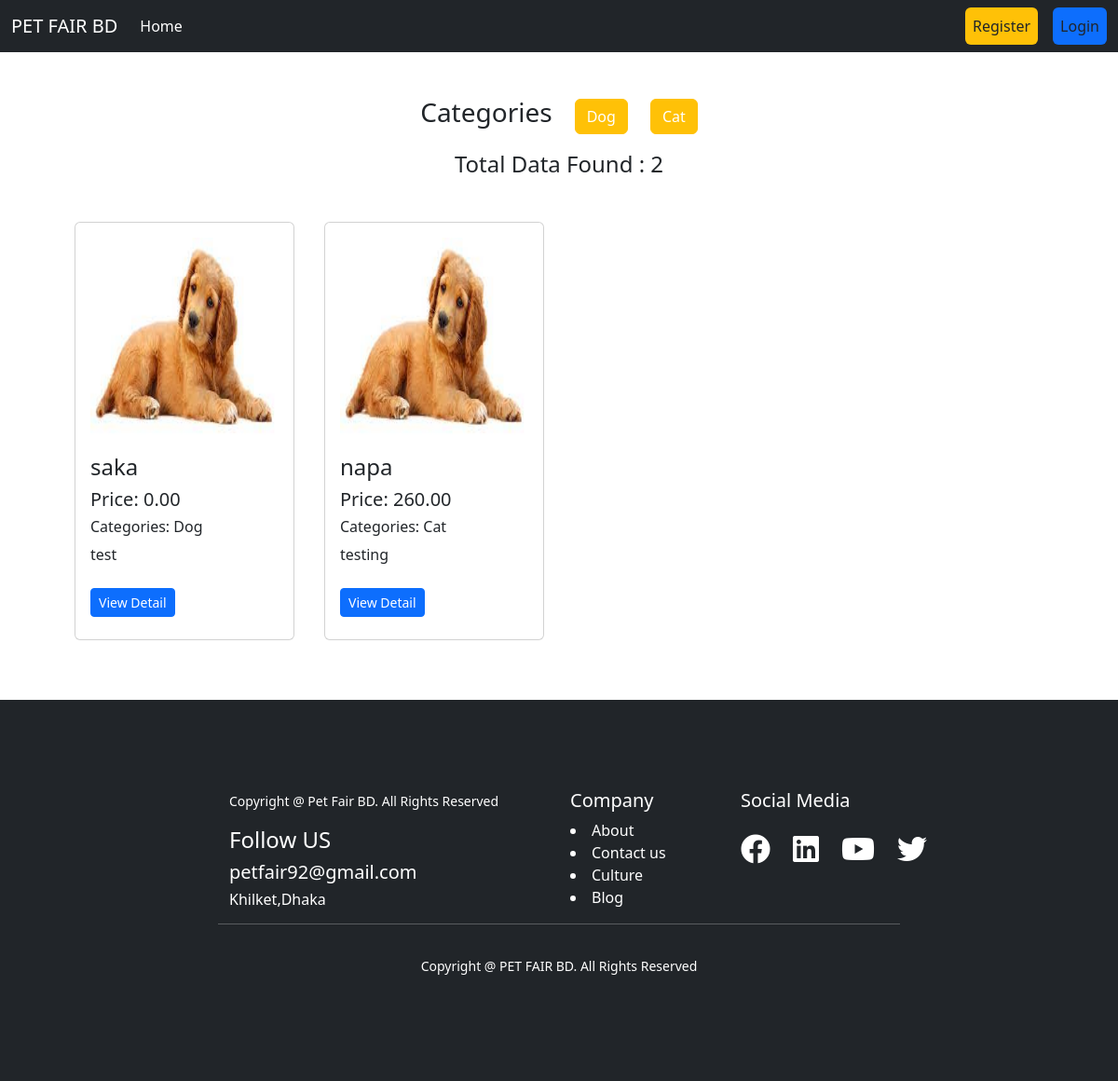
Before: /pet/all_pets/ with the older database file.
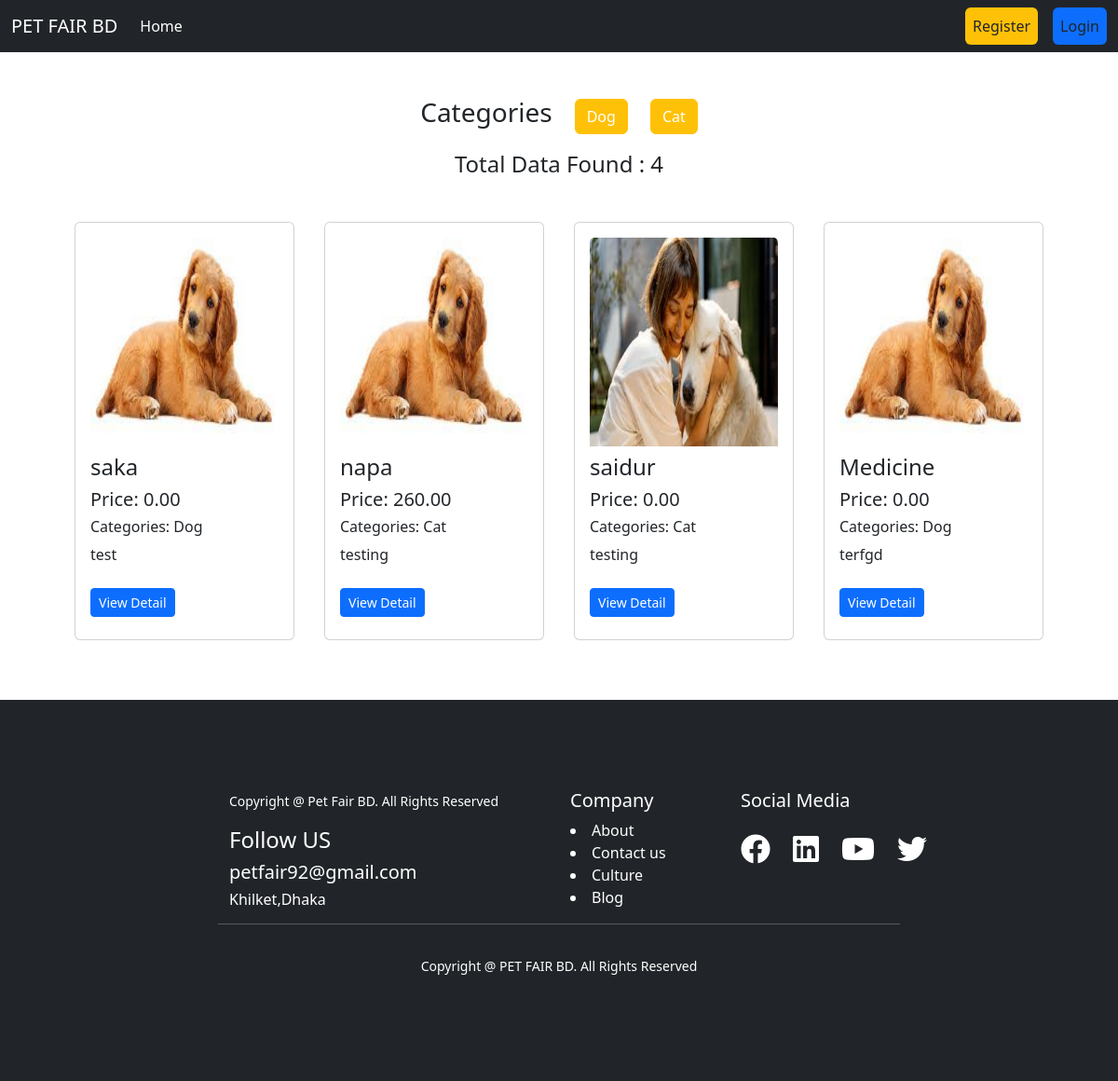
After: the same page with the newer database file.
### pet/models.py (models this page shows, shortened)
class Category(models.Model):
    name=models.CharField(max_length=50)
    slug=models.SlugField(max_length=50,unique=True)

class Pet(models.Model):
    name=models.CharField(max_length=50)
    user=models.ForeignKey(User,on_delete=models.CASCADE,null=True,blank=True)
    description=models.TextField()
    category=models.ManyToManyField(Category,related_name='pets')
    price = models.DecimalField(decimal_places=2,max_digits=12,default=0)
    image = models.ImageField(upload_to='pet/images',null=True,blank=True)
    availability=models.BooleanField(default=True)

### pet/views.py (the view)
# urls.py: path('all_pets/', AllPetView.as_view(), name="all_pets"),
class AllPetView(View):
    template_name = 'pet/all_pets.html'
    def get(self, request, category_slug=None):
        data = Pet.objects.all()
        if category_slug is not None:
            category = Category.objects.get(slug=category_slug)
            data = Pet.objects.filter(category=category)
        categories = Category.objects.all()
        return render(request, self.template_name, {'data': data, 'category': categories})

### pet/templates/pet/all_pets.html (shortened to what this page needs)
{% extends "base.html" %}
{% load static %}
{% block content %}
<div class=" d-flex justify-content-center align-items-center gap-4 mt-5">
  <h3 class="text-center">Categories</h3>
    {% for i in category %}
    <a class="btn btn-warning text-decoration-none text-white" href="{% url 'category' i.slug %}" >{{i.name}}</a>
    {% endfor %}
</div>
<div class=" p-3">
    <h4 class="text-center">Total Data Found : {{data | length}}</h4>
    <div class="d-flex flex-wrap px-5 my-5">
  {% for i in data %}
    <div class="col-sm-3 mb-3 mb-sm-0">
    <div class="card mx-3">
      <div class="card-body">
        <img src="{{i.image.url}}" class="card-img-top img-fluid" style="height: 14rem;" alt="...">
        <h4 class="card-title mt-2"><a href="" class="text-decoration-none text-dark">{{i.name}}</a></h4>
        <h5 class="card-text">Price: {{i.price}}</h5>
    <h6 class="card-text">Categories: {% for cat in i.category.all %} {{cat.name}} {% if not forloop.last %}, {% endif %} {% endfor %}</h6>
        <p class="card-text">{{i.description | truncatewords:10}}</p>
            <a class="btn btn-primary btn-sm my-2" href="{% url 'pet_detail' i.id%}">View Detail</a>
      </div>
    </div>
  </div>
  {% endfor %}
</div>
  </div>
{% endblock content %}

### core/templates/base.html (shortened to what this page needs)
<!DOCTYPE html>
<html lang="en">
<head>
    <link href="https://cdn.jsdelivr.net/npm/bootstrap@5.3.2/dist/css/bootstrap.min.css" rel="stylesheet">
    <link href="https://cdnjs.cloudflare.com/ajax/libs/font-awesome/5.15.4/css/all.min.css" rel="stylesheet">
    <link
      href="https://cdn.jsdelivr.net/npm/swiffy-slider@1.6.0/dist/css/swiffy-slider.min.css"
      rel="stylesheet"
    />
     <link rel="stylesheet" href="https://cdnjs.cloudflare.com/ajax/libs/font-awesome/5.15.4/css/all.min.css" />
</head>
<body>
    {% include 'navbar.html' %}
        {% block body %}
        <div class="">
            {% block content %}
            {% endblock content %}
        </div>
            {% include "footer.html" %}
        {% endblock body %}
</body>
</html>

### core/templates/navbar.html (shortened to what this page needs)
 <nav class="navbar navbar-expand-lg navbar-dark bg-dark">
  <div class="container-fluid">
    <a class="navbar-brand" href="#">PET FAIR BD</a>
    <div class="collapse navbar-collapse" id="navbarSupportedContent">
      <ul class="navbar-nav me-auto mb-2 mb-lg-0">
        <li class="nav-item">
          <a class="nav-link active" aria-current="page" href="{% url 'home' %}">Home</a>
        </li>
      </ul>
      <div class="d-flex">
        <ul class="navbar-nav me-auto mb-2 mb-lg-0">
          {% if request.user.is_authenticated %}li class="nav-item mx-3">
          <a class="nav-link active text-white px-3" aria-current="page" href="">Welcome Mr. ( {{request.user.username}} )</a>
        </li>
          <a class="nav-link active btn btn-info text-dark px-3" aria-current="page" href="">Balance: $ {{request.user.customer.balance}}</a>
        </li>
          <li class="nav-item mx-3">
          <a class="nav-link active btn btn-outline-warning text-dark" aria-current="page" href="{% url 'profile' %}">Profile</a>
        </li>
          <li class="nav-item mx-3">
          <a class="nav-link active btn btn-outline-danger text-dark" aria-current="page" href="">Logout</a>
        </li>
          {% else %}
          <li class="nav-item mx-3">
          <a class="nav-link active btn btn-outline-warning text-dark" aria-current="page" href="{% url 'register' %}">Register</a>
        </li>
        <li class="nav-item">
          <a class="nav-link active btn btn-outline-primary text-dark" href="{% url 'login' %}" aria-current="page" href="{% url 'login' %}">Login</a>
        </li>
          {% endif %}
        </ul>
      </div>
    </div>
  </div>
</nav>

### core/templates/footer.html
 <footer class="p-5 bg-dark text-white">
      <div class="container row w-75 m-auto p-5">
        <div class="col-md-6">
          <p><small>Copyright @ Pet Fair BD. All Rights Reserved</small></p>
          <h4>Follow US</h4>
          <h5>petfair92@gmail.com</h5>
          <h6>Khilket,Dhaka</h6>
        </div>
        <div class="col-md-3">
          <h5>Company</h5>
          <li>About</li>
          <li>Contact us</li>
          <li>Culture</li>
          <li>Blog</li>
        </div>
        <div class="col-md-3 mb-5">
          <h5>Social Media</h5>
          <div class="d-flex justify-content-start gap-4 py-3">
            <i class="fab fa-facebook fa-2x"></i>
          <i class="fab fa-linkedin fa-2x"></i>
          <i class="fab fa-youtube fa-2x"></i>
          <i class="fab fa-twitter fa-2x"></i>
          </div>
        </div>
        <hr />
        <p class="text-center mt-3">
          <small>Copyright @ PET FAIR BD. All Rights Reserved</small>
        </p>
      </div>
    </footer>

Changed rows visible on the page:
added Pet: image (picture), name "saidur", price "0.00", description "testing", Category (name "Cat")
added Pet: image (picture), name "Medicine", price "0.00", description "terfgd", Category (name "Dog")
Other visible differences:
{{ data | length }}: "2" → "4"
